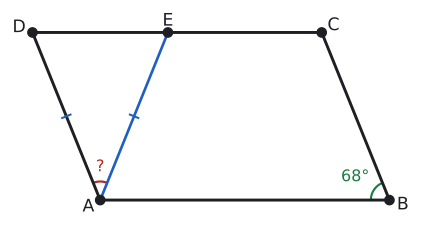

This chart was generated by the following Python code:
import sys; sys.path.insert(0, "tools")
from cizim import *

P = lambda x, y: np.array([float(x), float(y)])
uz = lambda U, V: round(float(np.linalg.norm(U - V)), 4)
def acisi(K, U, V):
    u, v = U - K, V - K
    return round(float(np.degrees(np.arccos(np.dot(u, v) / np.linalg.norm(u) / np.linalg.norm(v)))), 3)
def birim(U, V):
    t = (V - U) / np.linalg.norm(V - U); return t, np.array([-t[1], t[0]])
def dondur(Q, derece):
    a = np.radians(derece); return P(Q[0] * np.cos(a) - Q[1] * np.sin(a), Q[0] * np.sin(a) + Q[1] * np.cos(a))
def ayak(Q, U, V):
    t, _ = birim(U, V); return U + np.dot(Q - U, t) * t
def paralel_isareti(U, V, n=1, f=0.5):
    t, _ = birim(U, V)
    for i in range(n):
        M = U + f * (V - U) + (i - (n - 1) / 2) * 0.32 * S * t
        ax.annotate("", xy=M + 0.22 * S * t, xytext=M - 0.22 * S * t, arrowprops=dict(arrowstyle="-|>", color=SOLUK, lw=1.3, mutation_scale=13))
def cetik(U, V, n=1, renk=SOLUK, f=0.5):
    M = U + f * (V - U); t, m = birim(U, V)
    for i in range(n):
        c = M + (i - (n - 1) / 2) * 0.2 * S * t
        ax.plot(*zip(c - 0.22 * S * m, c + 0.22 * S * m), color=renk, lw=1.5)
def olcu(U, V, metin, d=0.5, renk=YAZI, fs=13, f=0.5):
    """[UV] üzerinde f oranındaki noktaya, U->V yönünün soluna d*S uzağa yazı (d < 0: sağına)."""
    M = U + f * (V - U); _, m = birim(U, V)
    ax.text(*(M + d * S * m), metin, ha="center", va="center", color=renk, fontsize=fs)
def dik_isareti(K, U, V, r=0.4):
    a_ = (U - K) / np.linalg.norm(U - K) * r * S; b_ = (V - K) / np.linalg.norm(V - K) * r * S
    ax.plot(*zip(K + a_, K + a_ + b_, K + b_), color=SOLUK, lw=1.3)
def harf(Q, metin, dx, dy, renk=YAZI, fs=13):
    ax.text(Q[0] + dx * S, Q[1] + dy * S, metin, ha="center", va="center", color=renk, fontsize=fs)
def cizgi(U, V, renk=YAZI, lw=2.2, ls="-"):
    ax.plot(*zip(U, V), color=renk, lw=lw, ls=ls)
def boya(noktalar, renk):
    ax.add_patch(patches.Polygon(noktalar, closed=True, facecolor=renk, edgecolor="none"))
def yay(K, U, V, r=0.8, renk=MAVI, n=1):
    for i in range(n): aci(ax, K, U, V, r=(r + 0.18 * i) * S, renk=renk)
def yay_yazi(K, U, V, metin, d=1.4, renk=MAVI, fs=12):
    """K köşesindeki U-K-V açısının ortasından d*S uzağa yazı."""
    u = (U - K) / np.linalg.norm(U - K); v = (V - K) / np.linalg.norm(V - K); o = (u + v) / np.linalg.norm(u + v)
    ax.text(*(K + d * S * o), metin, ha="center", va="center", color=renk, fontsize=fs)
def basla(xmin, xmax, ymin, ymax, en=5.5):
    global fig, ax
    fig, ax = sekil(en, en * (ymax - ymin) / (xmax - xmin))
    ax.set_aspect("equal"); ax.axis("off"); ax.set_xlim(xmin, xmax); ax.set_ylim(ymin, ymax)
def dortgen(A, B, C, D, dolgu=None):
    if dolgu: boya([A, B, C, D], dolgu)
    ax.plot(*zip(A, B, C, D, A), color=YAZI)
    for Q in (A, B, C, D): nokta(ax, *Q, "")
def koseler(A, B, C, D, d=0.55):
    O = (A + B + C + D) / 4
    for Q, ad in ((A, "A"), (B, "B"), (C, "C"), (D, "D")):
        y = (Q - O) / np.linalg.norm(Q - O); harf(Q, ad, d * y[0] * 1.3, d * y[1])
def pk(AB, AD, derece):
    """A orijinde, [AB] yatay; ABCD paralelkenarının köşeleri."""
    a = np.radians(derece); A, B = P(0, 0), P(AB, 0); D = P(AD * np.cos(a), AD * np.sin(a)); return A, B, B + D, D
def cerceve(noktalar, kenar=1.2):
    xs = [q[0] for q in noktalar]; ys = [q[1] for q in noktalar]
    return min(xs) - kenar * S, max(xs) + kenar * S, min(ys) - kenar * S, max(ys) + kenar * S

# Soru 6: m(B) = m(D) = 68°, m(A) = 112°; |AD| = |AE| = 5, |AB| = 8; E ∈ [DC], |DE| = 10·cos 68°.
A, B, C, D = pk(8, 5, 112)
E = D + P(2 * 5 * np.cos(np.radians(68)), 0)
S = 8 / 14
print("B", acisi(B, A, C), "AE", uz(A, E), "AD", uz(A, D), "DAE", acisi(A, D, E), "AED", acisi(E, A, D), "DE", uz(D, E), "DC", uz(D, C))
basla(*cerceve([A, B, C, D], 1.2))
dortgen(A, B, C, D); koseler(A, B, C, D)
cizgi(A, E, MAVI, 2); nokta(ax, *E, ""); harf(E, "E", 0, 0.55)
cetik(A, D, 1, MAVI); cetik(A, E, 1, MAVI)
yay(B, C, A, 0.9, YESIL); yay_yazi(B, C, A, "68°", 2.0, YESIL)
yay(A, E, D, 0.9, KIRMIZI); yay_yazi(A, E, D, "?", 1.6, KIRMIZI)
kaydet(fig, __file__)
